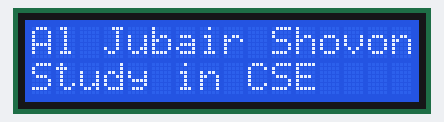
Recording of a sketch running on a simulated Arduino Uno, built with avr-gcc and run on an emulated ATmega328P. Parts: 16×2 character LCD.

Above: at 0.1 s.
At 0.6 s:
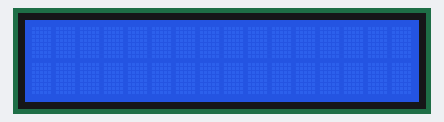

Measured:
- what the display in image 1 shows lasts 0.5 s, from 0.6 s to 1.1 s

The sketch:

Lcd_I2C.ino
```cpp
#include <Wire.h>
#include <LiquidCrystal_I2C.h>

// Connect sda in A3 pin and scl in A5 pin
LiquidCrystal_I2C lcd(0x27, 16,2);

void setup() {
//  lcd.begin();
  lcd.init();
  lcd.clear();
  lcd.backlight();
}

void loop() {
  lcd.setCursor(0,0);
  lcd.print("Al Jubair Shovon");

  lcd.setCursor(0,1);
  lcd.print("Study in CSE");

  delay(500);
  lcd.noDisplay();
  delay(500);
  lcd.display();
}
```
